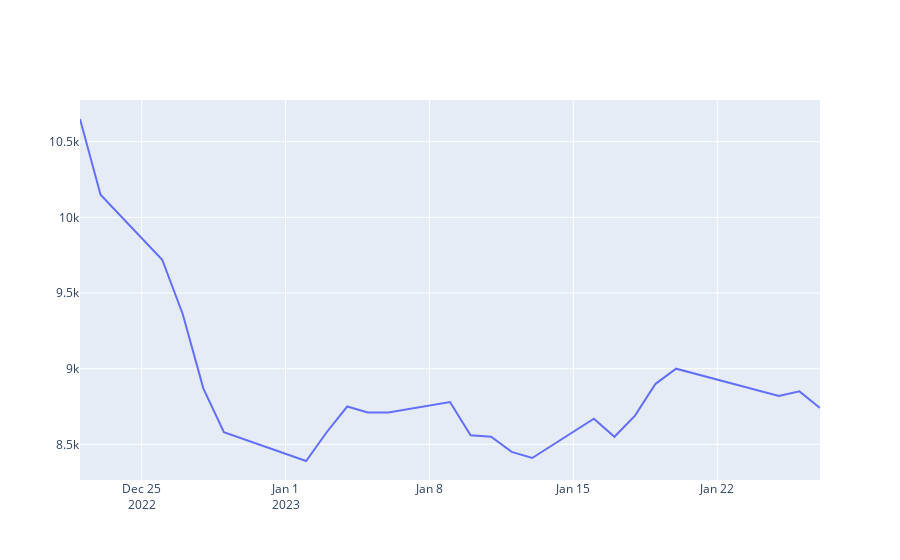

The code cell stored with this chart in its notebook:
### Code cell
ut.making_mt_plot(handle_data=df, code='377740')
